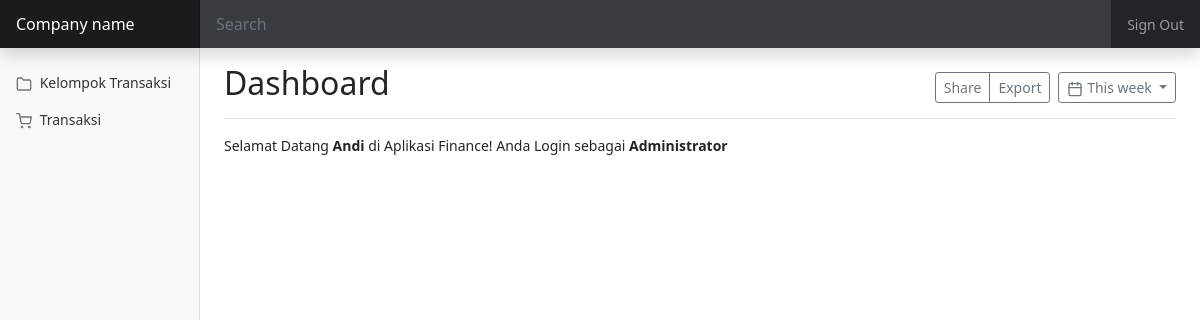
/?page=main (signed in), run on the app's committed database.
### tables this page shows
CREATE TABLE `modul_role` (
  `id_modul` int(11) NOT NULL,
  `id_role` int(11) NOT NULL,
  `is_create` tinyint(4) DEFAULT NULL,
  `is_read` tinyint(4) DEFAULT NULL,
  `is_update` tinyint(4) DEFAULT NULL,
  `is_delete` tinyint(4) DEFAULT NULL,
  `is_save` tinyint(4) DEFAULT NULL,
  `deleted_at` datetime DEFAULT NULL,
  `created_at` datetime DEFAULT NULL,
  `updated_at` datetime DEFAULT NULL
);

CREATE TABLE `modul` (
  `id_modul` int(11) NOT NULL,
  `nm_modul` varchar(255) DEFAULT NULL,
  `judul_modul` varchar(255) NOT NULL,
  `icon_modul` varchar(255) NOT NULL,
  `deleted_at` datetime DEFAULT NULL,
  `created_at` datetime DEFAULT NULL,
  `updated_at` datetime DEFAULT NULL
);

### index.php (the view, shortened to what this page needs)
<!doctype html>
<html lang="en">
<head>
    <link href="assets/bootstrap/css/bootstrap.min.css" rel="stylesheet">
    <link href="assets/css/dashboard.css" rel="stylesheet">
</head>
<body>
    <header class="navbar navbar-dark sticky-top bg-dark flex-md-nowrap p-0 shadow">
        <a class="navbar-brand col-md-3 col-lg-2 me-0 px-3" href="#">Company name</a>
        <input class="form-control form-control-dark w-100" type="text" placeholder="Search" aria-label="Search">
        <div class="navbar-nav">
            <div class="nav-item text-nowrap">
                <?php
                if(isset($_SESSION['nama']))
                {
                    echo '<a class="nav-link px-3" href="?page=logout">Sign Out</a>';
                }
                else
                {
                    echo '<a class="nav-link px-3" href="?page=login">Log In</a>';
                }
                ?>
            </div>
        </div>
    </header>
    <?php
        require_once "libraries/connect.php";
    ?>
    <div class="container-fluid">
        <div class="row">
            <?php
            if(isset($_SESSION['nama'])):
                $sql = "select *from modul_role as mr
                inner join modul as m on mr.id_modul=m.id_modul
                where mr.id_role= ".$_SESSION['id_role']."
                and mr.deleted_at is null and mr.is_read=1";
                 $menu = mysqli_query($connection, $sql);
            ?>
             <nav id="sidebarMenu" class="col-md-3 col-lg-2 d-md-block bg-light sidebar collapse">
                    <div class="position-sticky pt-3">
                        <ul class="nav flex-column">
                            <?php
                            while($row = mysqli_fetch_assoc($menu))
                            {
                            ?>
                                <li class="nav-item">
                                    <a class="nav-link" href="?page=<?php echo $row['nm_modul'];?>">
                                        <span data-feather="<?php echo $row['icon_modul'];?>"></span>
                                        <?php echo $row['judul_modul'];?>
                                    </a>
                                </li>
                            <?php
                            }
                            ?>
                        </ul>
                    </div>
                </nav>
            <?php endif; ?>
            <main class="col-md-9 ms-sm-auto col-lg-10 px-md-4">
            </main>
        </div>
    </div>
</body>
</html>

### assets/css/dashboard.css (style rules this page uses)
body { font-size: .875rem; }
.feather { width: 16px; height: 16px; vertical-align: text-bottom; }
.sidebar { position: fixed; top: 0; bottom: 0; left: 0; z-index: 100; padding: 48px 0 0; box-shadow: inset -1px 0 0 rgba(0, 0, 0, .1); }
.sidebar .nav-link { font-weight: 500; color: #333; }
.sidebar .nav-link .feather { margin-right: 4px; color: #727272; }
.navbar-brand { padding-top: .75rem; padding-bottom: .75rem; font-size: 1rem; background-color: rgba(0, 0, 0, .25); box-shadow: inset -1px 0 0 rgba(0, 0, 0, .25); }
.navbar .form-control { padding: .75rem 1rem; border-width: 0; border-radius: 0; }
.form-control-dark { color: #fff; background-color: rgba(255, 255, 255, .1); border-color: rgba(255, 255, 255, .1); }

### data on the page
modul_role: id_modul.judul_modul "Kelompok Transaksi"
modul_role: id_modul.judul_modul "Transaksi"

### other printed values
$_SESSION['nama'] "Andi"
$_SESSION['nama_role'] "Administrator"
